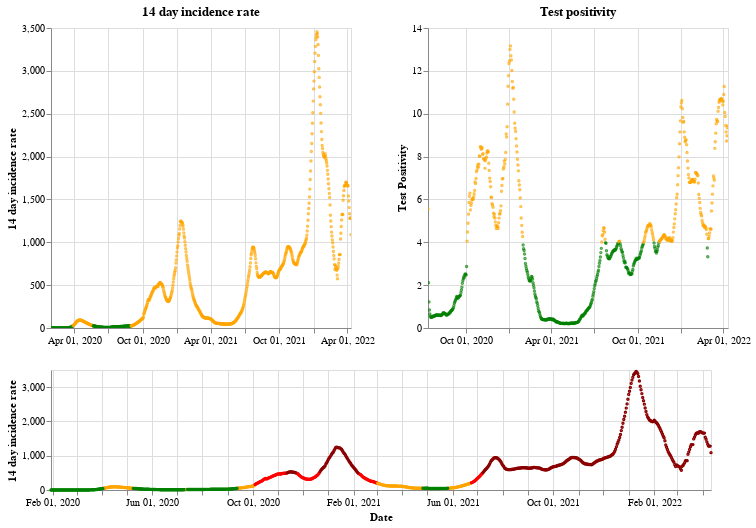

Here is the notebook cell this chart was saved with:
### Markdown cell above
## England

### Code cell
plot_traffic_light('England')

### Figure 1 — Vega-Lite specification as saved in the notebook (floating-point values rounded to 4 significant figures; data arrays with more than 128 entries replaced by an {"elided": "..."} marker saying what was removed)
{"config": {"view": {"continuousWidth": 400, "continuousHeight": 300}}, "vconcat": [{"hconcat": [{"mark": {"type": "point", "size": 2}, "encoding": {"color": {"condition": {"value": "green", "test": "(datum.twoWeeklyCasesRate <= 25)"}, "value": "orange"}, "tooltip": [{"type": "nominal", "field": "areaName"}, {"type": "temporal", "field": "date"}, {"type": "quantitative", "field": "twoWeeklyCasesRate"}, {"type": "quantitative", "field": "testPositivity"}], "x": {"type": "temporal", "axis": {"title": ""}, "field": "date", "scale": {"domain": {"selection": "DateBrush"}}, "timeUnit": "yearmonthdate"}, "y": {"type": "quantitative", "axis": {"title": "14 day incidence rate"}, "field": "twoWeeklyCasesRate"}}, "title": "14 day incidence rate", "width": 300}, {"mark": {"type": "point", "size": 2}, "encoding": {"color": {"condition": {"value": "green", "test": "(datum.testPositivity <= 4)"}, "value": "orange"}, "tooltip": [{"type": "nominal", "field": "areaName"}, {"type": "temporal", "field": "date"}, {"type": "quantitative", "field": "twoWeeklyCasesRate"}, {"type": "quantitative", "field": "testPositivity"}], "x": {"type": "temporal", "axis": {"title": ""}, "field": "date", "scale": {"domain": {"selection": "DateBrush"}}, "timeUnit": "yearmonthdate"}, "y": {"type": "quantitative", "axis": {"title": "Test Positivity"}, "field": "testPositivity"}}, "title": "Test positivity", "width": 300}]}, {"layer": [{"mark": {"type": "point", "size": 2}, "encoding": {"color": {"condition": {"value": "orange", "test": "(((datum.testPositivity < 4) && (datum.twoWeeklyCasesRate >= 50)) && (datum.twoWeeklyCasesRate < 200))"}, "value": "red"}, "opacity": {"condition": {"value": 1, "test": "((datum.twoWeeklyCasesRate >= 50) && (datum.twoWeeklyCasesRate < 500))"}, "value": 0}, "tooltip": [{"type": "nominal", "field": "areaName"}, {"type": "temporal", "field": "date"}, {"type": "quantitative", "field": "twoWeeklyCasesRate"}, {"type": "quantitative", "field": "testPositivity"}], "x": {"type": "temporal", "axis": {"title": "Date"}, "field": "date", "timeUnit": "yearmonthdate"}, "y": {"type": "quantitative", "axis": {"title": "14 day incidence rate"}, "field": "twoWeeklyCasesRate"}}, "selection": {"DateBrush": {"type": "interval", "encodings": ["x"], "fields": ["Time"]}}}, {"mark": {"type": "point", "size": 2}, "encoding": {"color": {"value": "darkred"}, "opacity": {"condition": {"value": 1, "test": "(datum.twoWeeklyCasesRate >= 500)"}, "value": 0}, "tooltip": [{"type": "nominal", "field": "areaName"}, {"type": "temporal", "field": "date"}, {"type": "quantitative", "field": "twoWeeklyCasesRate"}, {"type": "quantitative", "field": "testPositivity"}], "x": {"type": "temporal", "axis": {"title": "Date"}, "field": "date", "timeUnit": "yearmonthdate"}, "y": {"type": "quantitative", "axis": {"title": "14 day incidence rate"}, "field": "twoWeeklyCasesRate"}}}, {"mark": {"type": "point", "size": 2}, "encoding": {"color": {"condition": {"value": "green", "test": "((datum.testPositivity < 4) && (datum.twoWeeklyCasesRate < 50))"}, "value": "orange"}, "opacity": {"condition": {"value": 1, "test": "(datum.twoWeeklyCasesRate < 50)"}, "value": 0}, "tooltip": [{"type": "nominal", "field": "areaName"}, {"type": "temporal", "field": "date"}, {"type": "quantitative", "field": "twoWeeklyCasesRate"}, {"type": "quantitative", "field": "testPositivity"}], "x": {"type": "temporal", "axis": {"title": "Date"}, "field": "date", "timeUnit": "yearmonthdate"}, "y": {"type": "quantitative", "axis": {"title": "14 day incidence rate"}, "field": "twoWeeklyCasesRate"}}}], "height": 120, "width": 660}], "data": {"name": "data-a2dd62d831a80d86d0e8282489f18805"}, "$schema": "https://vega.github.io/schema/vega-lite/v4.8.1.json", "datasets": {"data-a2dd62d831a80d86d0e8282489f18805": {"elided": "803 records"}}}
